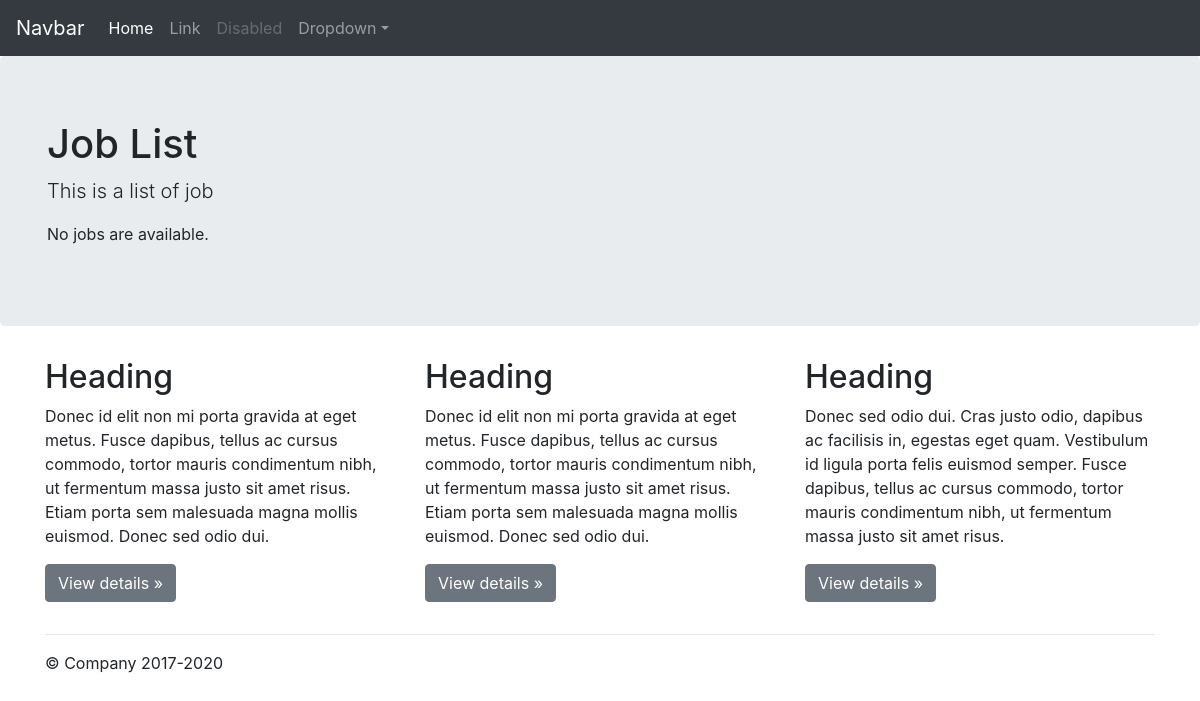
Before: /jobbidder/listjobs with the older database file.
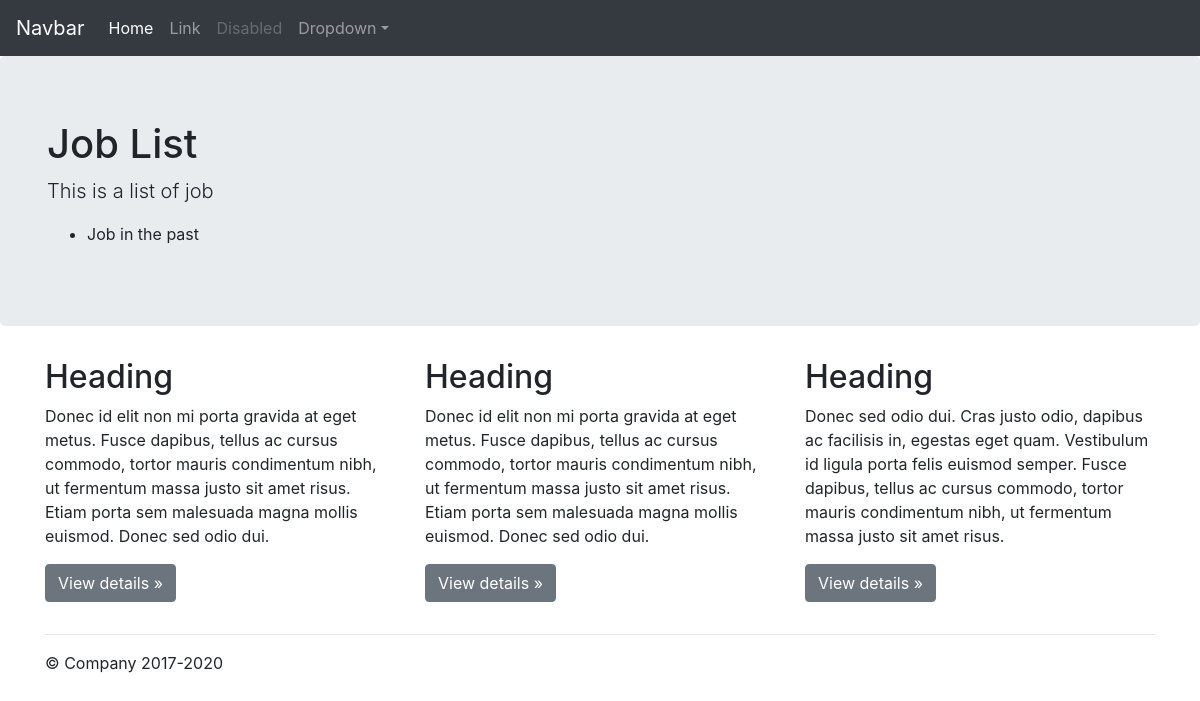
After: the same page with the newer database file.
### jobbidder/models.py (models this page shows, shortened)
class Job(models.Model):
    job_desc = models.CharField(max_length=500)
    job_date = models.DateTimeField('job date')
    job_min_bid = models.FloatField(default=0)
    job_final_bid = models.FloatField(default=0)
    job_company = models.ForeignKey(Company, on_delete=models.CASCADE)

### jobbidder/views.py (the view)
# urls.py: path('listjobs', views.listjobs, name='listjobs')
def listjobs(request):
    jobs_list = Job.objects.all()
    context = {
        'jobs_list': jobs_list,
    }
    return render(request, 'jobbidder/listjobs.html', context)

### jobbidder/templates/jobbidder/listjobs.html
{% extends "base.html" %}
{% block content %}
 <h1>Job List</h1>
        <p class="lead">This is a list of job</p>
 {% if jobs_list %}
    <ul>
    {% for job in jobs_list %}
        <li>{{ job.job_desc }}</li>
    {% endfor %}
    </ul>
{% else %}
    <p>No jobs are available.</p>
{% endif %}
{% endblock %}

### jobbidder/templates/base.html (shortened to what this page needs)
<!doctype html>
<html lang="en">
  <head>
    <link rel="stylesheet" href="https://cdn.jsdelivr.net/npm/bootstrap@4.5.3/dist/css/bootstrap.min.css">
  </head>
  <body>
    <nav class="navbar navbar-expand-md navbar-dark fixed-top bg-dark">
  <a class="navbar-brand" href="#">Navbar</a>
  <div class="collapse navbar-collapse" id="navbarsExampleDefault">
    <ul class="navbar-nav mr-auto">
      <li class="nav-item active">
        <a class="nav-link" href="#">Home <span class="sr-only">(current)</span></a>
      </li>
      <li class="nav-item">
        <a class="nav-link" href="#">Link</a>
      </li>
      <li class="nav-item">
        <a class="nav-link disabled" href="#" tabindex="-1" aria-disabled="true">Disabled</a>
      </li>
      <li class="nav-item dropdown">
        <a class="nav-link dropdown-toggle" href="#" id="dropdown01" data-toggle="dropdown" aria-haspopup="true" aria-expanded="false">Dropdown</a>
      </li>
    </ul>
  </div>
</nav>
<main role="main">
  <div class="jumbotron">
    <div class="container">
      {% block content %}{% endblock content %}
    </div>
  </div>
  <div class="container">
    <div class="row">
      <div class="col-md-4">
        <h2>Heading</h2>
        <p>Donec id elit non mi porta gravida at eget metus. Fusce dapibus, tellus ac cursus commodo, tortor mauris condimentum nibh, ut fermentum massa justo sit amet risus. Etiam porta sem malesuada magna mollis euismod. Donec sed odio dui. </p>
        <p><a class="btn btn-secondary" href="#" role="button">View details &raquo;</a></p>
      </div>
      <div class="col-md-4">
        <h2>Heading</h2>
        <p>Donec id elit non mi porta gravida at eget metus. Fusce dapibus, tellus ac cursus commodo, tortor mauris condimentum nibh, ut fermentum massa justo sit amet risus. Etiam porta sem malesuada magna mollis euismod. Donec sed odio dui. </p>
        <p><a class="btn btn-secondary" href="#" role="button">View details &raquo;</a></p>
      </div>
      <div class="col-md-4">
        <h2>Heading</h2>
        <p>Donec sed odio dui. Cras justo odio, dapibus ac facilisis in, egestas eget quam. Vestibulum id ligula porta felis euismod semper. Fusce dapibus, tellus ac cursus commodo, tortor mauris condimentum nibh, ut fermentum massa justo sit amet risus.</p>
        <p><a class="btn btn-secondary" href="#" role="button">View details &raquo;</a></p>
      </div>
    </div>
    <hr>
  </div>
</main>
<footer class="container">
  <p>&copy; Company 2017-2020</p>
</footer>
    <script src="https://cdn.jsdelivr.net/npm/bootstrap@4.5.3/dist/js/bootstrap.bundle.min.js"></script></body>
</html>

### jobbidder/templates/base.html (style rules this page uses)
body { padding-top: 3.5rem; }

Changed rows visible on the page:
added Job: job_desc "Job in the past"
Other visible differences:
text no longer shown: "No jobs are available."
